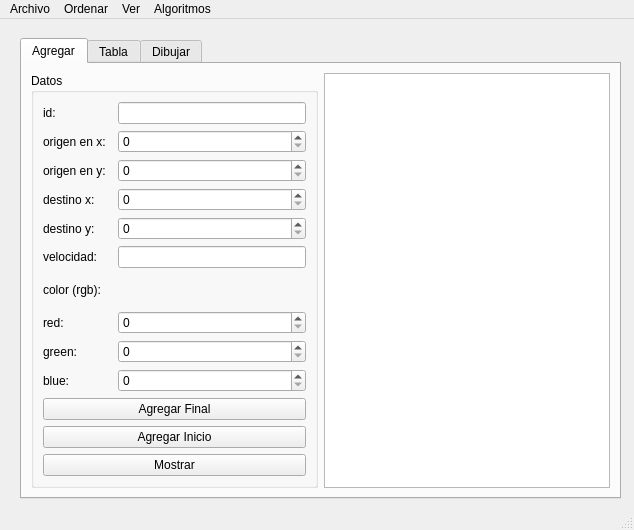
<?xml version="1.0" encoding="UTF-8"?>
<ui version="4.0">
 <class>MainWindow</class>
 <widget class="QMainWindow" name="MainWindow">
  <property name="geometry">
   <rect>
    <x>0</x>
    <y>0</y>
    <width>634</width>
    <height>530</height>
   </rect>
  </property>
  <property name="windowTitle">
   <string>MainWindow</string>
  </property>
  <widget class="QWidget" name="centralwidget">
   <widget class="QTabWidget" name="tabWidget">
    <property name="geometry">
     <rect>
      <x>20</x>
      <y>19</y>
      <width>601</width>
      <height>461</height>
     </rect>
    </property>
    <property name="currentIndex">
     <number>0</number>
    </property>
    <widget class="QWidget" name="tab">
     <attribute name="title">
      <string>Agregar</string>
     </attribute>
     <layout class="QGridLayout" name="gridLayout_2">
      <item row="0" column="0">
       <widget class="QGroupBox" name="groupBox">
        <property name="title">
         <string>Datos</string>
        </property>
        <layout class="QGridLayout" name="gridLayout">
         <item row="13" column="0" colspan="3">
          <widget class="QPushButton" name="mostrar_pushButton">
           <property name="text">
            <string>Mostrar</string>
           </property>
          </widget>
         </item>
         <item row="7" column="2">
          <widget class="QSpinBox" name="red_spinBox">
           <property name="maximum">
            <number>255</number>
           </property>
          </widget>
         </item>
         <item row="0" column="0">
          <widget class="QLabel" name="label">
           <property name="text">
            <string>id:</string>
           </property>
          </widget>
         </item>
         <item row="8" column="2">
          <widget class="QSpinBox" name="green_spinBox">
           <property name="maximum">
            <number>255</number>
           </property>
          </widget>
         </item>
         <item row="9" column="0" colspan="2">
          <widget class="QLabel" name="label_10">
           <property name="text">
            <string>blue: </string>
           </property>
          </widget>
         </item>
         <item row="8" column="0" colspan="2">
          <widget class="QLabel" name="label_9">
           <property name="text">
            <string>green:</string>
           </property>
          </widget>
         </item>
         <item row="3" column="2">
          <widget class="QSpinBox" name="destino_x_spinBox">
           <property name="maximum">
            <number>500</number>
           </property>
          </widget>
         </item>
         <item row="2" column="0">
          <widget class="QLabel" name="label_3">
           <property name="text">
            <string>origen en y:</string>
           </property>
          </widget>
         </item>
         <item row="5" column="0">
          <widget class="QLabel" name="label_6">
           <property name="text">
            <string>velocidad:</string>
           </property>
          </widget>
         </item>
         <item row="0" column="2">
          <widget class="QLineEdit" name="id_lineEdit"/>
         </item>
         <item row="12" column="0" colspan="3">
          <widget class="QPushButton" name="agregar_inicio_pushButton">
           <property name="text">
            <string>Agregar Inicio</string>
           </property>
          </widget>
         </item>
         <item row="3" column="0">
          <widget class="QLabel" name="label_4">
           <property name="text">
            <string>destino x:</string>
           </property>
          </widget>
         </item>
         <item row="5" column="2">
          <widget class="QLineEdit" name="velocidad_lineEdit"/>
         </item>
         <item row="1" column="2">
          <widget class="QSpinBox" name="origen_x_spinBox">
           <property name="maximum">
            <number>500</number>
           </property>
          </widget>
         </item>
         <item row="6" column="0">
          <widget class="QLabel" name="label_7">
           <property name="text">
            <string>color (rgb):</string>
           </property>
          </widget>
         </item>
         <item row="9" column="2">
          <widget class="QSpinBox" name="blue_spinBox">
           <property name="maximum">
            <number>255</number>
           </property>
          </widget>
         </item>
         <item row="7" column="0" colspan="2">
          <widget class="QLabel" name="label_8">
           <property name="text">
            <string>red:</string>
           </property>
          </widget>
         </item>
         <item row="4" column="0">
          <widget class="QLabel" name="label_5">
           <property name="text">
            <string>destino y: </string>
           </property>
          </widget>
         </item>
         <item row="2" column="2">
          <widget class="QSpinBox" name="origen_y_spinBox">
           <property name="maximum">
            <number>500</number>
           </property>
          </widget>
         </item>
         <item row="11" column="0" colspan="3">
          <widget class="QPushButton" name="agregar_final_pushButton">
           <property name="text">
            <string>Agregar Final</string>
           </property>
          </widget>
         </item>
         <item row="1" column="0">
          <widget class="QLabel" name="label_2">
           <property name="text">
            <string>origen en x:</string>
           </property>
          </widget>
         </item>
         <item row="4" column="2">
          <widget class="QSpinBox" name="destino_y_spinBox">
           <property name="maximum">
            <number>500</number>
           </property>
          </widget>
         </item>
        </layout>
       </widget>
      </item>
      <item row="0" column="1">
       <widget class="QPlainTextEdit" name="salida"/>
      </item>
     </layout>
    </widget>
    <widget class="QWidget" name="tab_2">
     <attribute name="title">
      <string>Tabla</string>
     </attribute>
     <layout class="QGridLayout" name="gridLayout_3">
      <item row="0" column="0" colspan="3">
       <widget class="QTableWidget" name="tabla"/>
      </item>
      <item row="1" column="0">
       <widget class="QLineEdit" name="buscar_lineEdit">
        <property name="placeholderText">
         <string>Id de la Particula</string>
        </property>
       </widget>
      </item>
      <item row="1" column="1">
       <widget class="QPushButton" name="buscar_pushButton">
        <property name="text">
         <string>Buscar</string>
        </property>
       </widget>
      </item>
      <item row="1" column="2">
       <widget class="QPushButton" name="mostrar_tabla_pushButton">
        <property name="text">
         <string>Mostrar</string>
        </property>
       </widget>
      </item>
     </layout>
    </widget>
    <widget class="QWidget" name="tab_5">
     <attribute name="title">
      <string>Dibujar</string>
     </attribute>
     <layout class="QGridLayout" name="gridLayout_4">
      <item row="0" column="0" colspan="2">
       <widget class="QGraphicsView" name="graphicsView"/>
      </item>
      <item row="1" column="0">
       <widget class="QPushButton" name="dibujar">
        <property name="text">
         <string>Dibujar</string>
        </property>
       </widget>
      </item>
      <item row="1" column="1">
       <widget class="QPushButton" name="limpiar">
        <property name="text">
         <string>Limpiar</string>
        </property>
       </widget>
      </item>
     </layout>
    </widget>
   </widget>
  </widget>
  <widget class="QMenuBar" name="menubar">
   <property name="geometry">
    <rect>
     <x>0</x>
     <y>0</y>
     <width>634</width>
     <height>21</height>
    </rect>
   </property>
   <widget class="QMenu" name="menuArchivo">
    <property name="title">
     <string>Archivo</string>
    </property>
    <addaction name="actionAbrir"/>
    <addaction name="actionGuardar"/>
   </widget>
   <widget class="QMenu" name="menuOrdenar">
    <property name="title">
     <string>Ordenar</string>
    </property>
    <addaction name="actionId_ascendente"/>
    <addaction name="actionDistancia_descendente"/>
    <addaction name="actionVelocidad_ascendente"/>
   </widget>
   <widget class="QMenu" name="menuVer">
    <property name="title">
     <string>Ver</string>
    </property>
    <addaction name="actionGrafo"/>
   </widget>
   <widget class="QMenu" name="menuAlgoritmos">
    <property name="title">
     <string>Algoritmos</string>
    </property>
    <addaction name="actionRecorrido"/>
   </widget>
   <addaction name="menuArchivo"/>
   <addaction name="menuOrdenar"/>
   <addaction name="menuVer"/>
   <addaction name="menuAlgoritmos"/>
  </widget>
  <widget class="QStatusBar" name="statusbar"/>
  <action name="actionAbrir">
   <property name="text">
    <string>Abrir</string>
   </property>
   <property name="shortcut">
    <string>Ctrl+O</string>
   </property>
  </action>
  <action name="actionGuardar">
   <property name="text">
    <string>Guardar</string>
   </property>
   <property name="shortcut">
    <string>Ctrl+S</string>
   </property>
  </action>
  <action name="actionId_ascendente">
   <property name="text">
    <string>Id (ascendente)</string>
   </property>
  </action>
  <action name="actionDistancia_descendente">
   <property name="text">
    <string>Distancia (descendente)</string>
   </property>
  </action>
  <action name="actionVelocidad_ascendente">
   <property name="text">
    <string>Velocidad (ascendente)</string>
   </property>
  </action>
  <action name="actionGrafo">
   <property name="text">
    <string>Grafo</string>
   </property>
   <property name="shortcut">
    <string>Ctrl+G</string>
   </property>
  </action>
  <action name="actionRecorrido">
   <property name="text">
    <string>Recorrido en Profundidad/Amplitud</string>
   </property>
  </action>
 </widget>
 <resources/>
 <connections/>
</ui>
